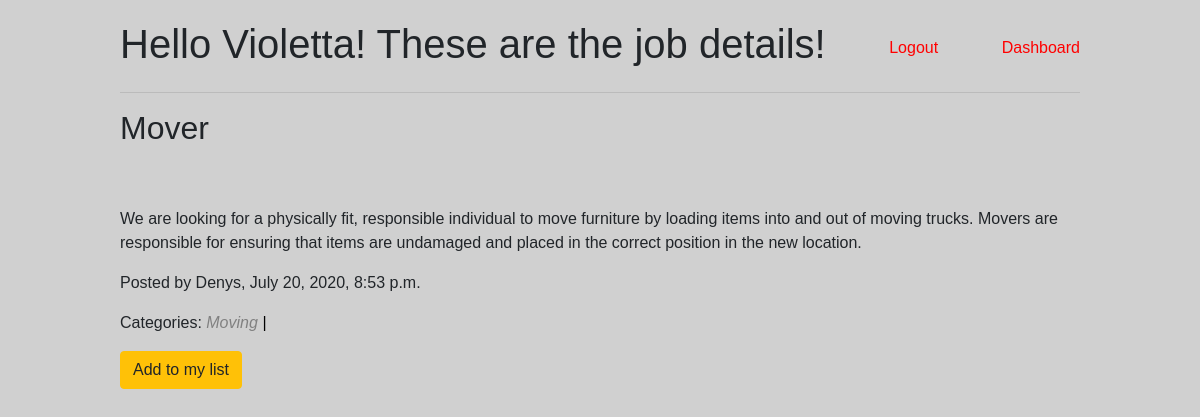
The page /view/2 (signed in) on the database its author committed.
### log_reg_app/models.py (models this page shows)
class User(models.Model):
    first_name = models.CharField(max_length = 255)
    last_name = models.CharField(max_length = 255)
    birth_date = models.DateTimeField()
    email = models.TextField()
    phone_num = models.IntegerField(blank=True, null = True)
    password = models.TextField()
    created_at = models.DateTimeField(auto_now_add = True)
    updated_at = models.DateTimeField(auto_now = True)
    objects = UserManager()

class Job(models.Model):
    title = models.CharField(max_length = 255, null = True)
    description = models.TextField()
    location = models.CharField(max_length = 255)
    poster = models.ForeignKey(User, related_name = 'poster', on_delete=models.CASCADE)
    executor = models.ForeignKey(User, related_name = 'executor', on_delete=models.CASCADE, blank = True, null = True)
    created_at = models.DateTimeField(auto_now_add = True)
    updated_at = models.DateTimeField(auto_now = True)
    objects = JobManager()

class Category(models.Model):
    name = models.CharField(max_length = 255)
    job = models.ManyToManyField(Job, related_name = 'categories')
    created_at = models.DateTimeField(auto_now_add = True)
    updated_at = models.DateTimeField(auto_now = True)

### log_reg_app/views.py (the view)
# urls.py: path('view/<int:job_id>', views.view_job),
def view_job(request, job_id):
    if len(Job.objects.filter(id = job_id)) > 0:
        context = {
            'cur_user': User.objects.get(id = request.session['user_id']),
            'needed_job':Job.objects.get(id = job_id)
        }
        return render(request, 'view_job.html', context)
    else:
        return redirect('/dashboard')

### log_reg_app/templates/view_job.html (shortened to what this page needs)
<!DOCTYPE html>
<html lang="en">
<head>
    <link rel="stylesheet" href="https://stackpath.bootstrapcdn.com/bootstrap/4.5.0/css/bootstrap.min.css">
    {% load static %}
    <link rel="stylesheet" href="{% static 'css/style.css' %}">
</head>
<body>
    <div class="success_page_container">
        <div class="page_container">
            <div class="display_flex">
                <h1>Hello {{ cur_user.first_name }}! These are the job details!</h1>
                <a href="/logout">Logout</a>
                <a href="/dashboard">Dashboard</a>
            </div>
            <hr>
            <h2>{{needed_job.title}}</h2>
            <p>{{needed_job.description}}</p>
            <p>Posted by {{needed_job.poster.first_name}}, {{needed_job.created_at}}</p>
            <p>Categories:
                {% for category in needed_job.categories.all %}
                <span class='cat_desc'>{{category.name}}<span class='cat_dev'> | </span></span>
                {% endfor %}
            </p>
            {%if needed_job.executor.id == null %}
            <a class='btn btn-warning' href="/add_job/{{needed_job.id}}">Add to my list</h3></a>
            {% endif %}
        </div>
    </div>
</body>
</html>

### log_reg_app/static/css/style.css (style rules this page uses)
* { margin: 0; padding: 0; box-sizing: border-box; font-family: Arial, Helvetica, sans-serif; }
a { color: red; }
body { background-color: rgb(208, 208, 208); }
h2 { margin-bottom: 60px; }
.page_container { max-width: 1000px; margin: auto; padding: 20px; z-index: 2; }
.display_flex { display: flex; justify-content: space-between; align-items: center; }
.success_page_container { height: 100%; min-height: 100vh; }
.cat_desc { font-style: italic; color: grey; }
.cat_dev { color: rgb(1, 1, 1); }

### rows shown on the page
User: first_name "Violetta"
Job: title "Mover", description "We are looking for a physically fit, responsible individual to move furniture by loading items into and out of moving trucks. Movers are responsible for ensuring that items are undamaged and placed in the correct position in the new location.", poster.first_name "Denys", created_at "July 20, 2020, 8:53 p.m."
Category: name "Moving"
